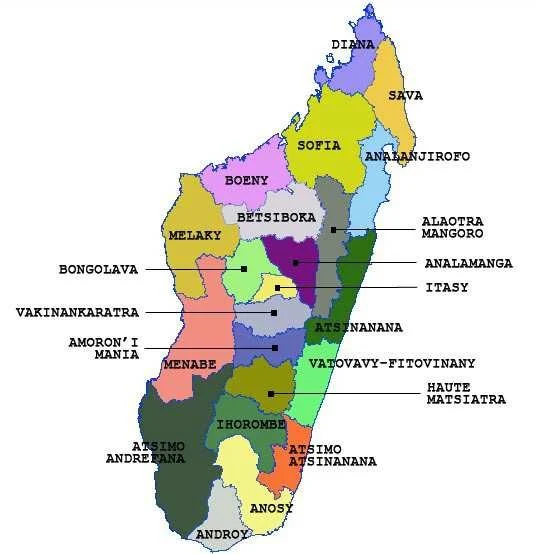
#> input picture Backend-Atlas/tests/assets/Carte-de-Madagascar-montrant-les-22-regions.webp, 536 x 554 px
$ python -i preprocessing.py   (imports and definitions only)
#> lines starting #> are read from the running program, lines starting #| are printed output that depends on the picture
import cv2
import numpy as np


# [78 lines left out: functions read_image, decode_image, to_rgb, upscale_for_ocr, crop_quad, not called in this run]


def enhance_contrast(img: np.ndarray) -> np.ndarray:
    """Apply LAB-space CLAHE on the L-channel to bring out faded text."""
    lab = cv2.cvtColor(img, cv2.COLOR_RGB2LAB)
#> lab: shape (554, 536, 3); mean of channels 0, 1, 2 224.1, 127.3, 132.5
    l_channel, a_channel, b_channel = cv2.split(lab)
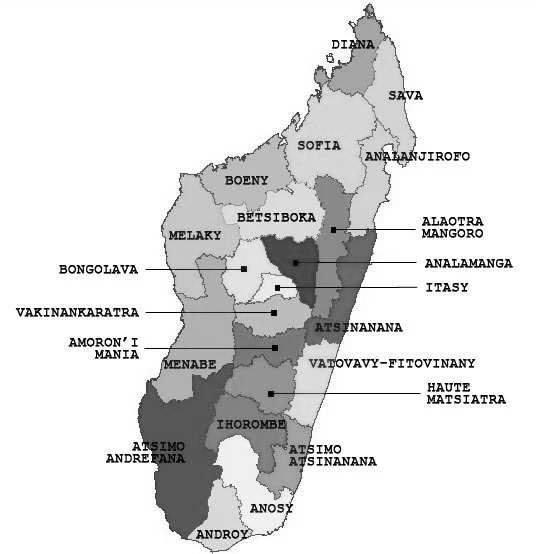
#> l_channel: shape (554, 536); min 0, max 255, mean 224.1
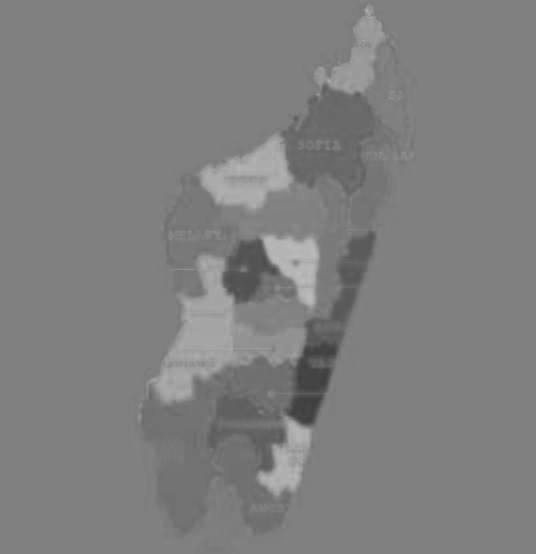
#> a_channel: shape (554, 536); min 62, max 189, mean 127.3
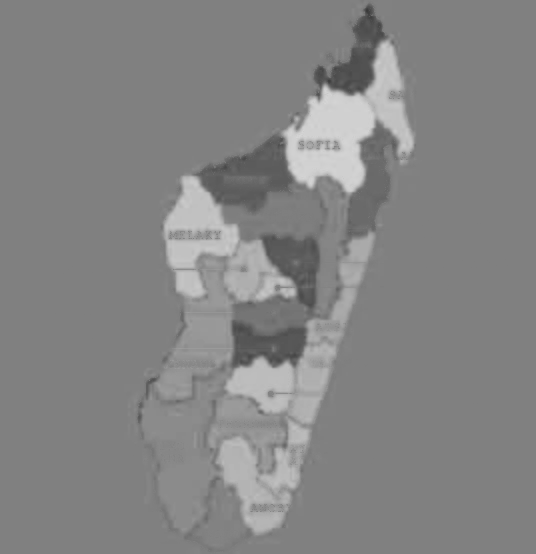
#> b_channel: shape (554, 536); min 57, max 214, mean 132.5
    l_channel = cv2.createCLAHE(clipLimit=2.0, tileGridSize=(4, 4)).apply(l_channel)
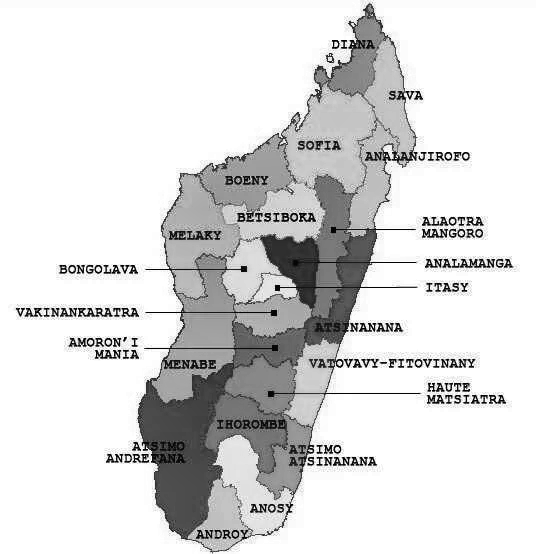
#> l_channel: shape (554, 536); min 1, max 255, mean 218.7
    return cv2.cvtColor(cv2.merge((l_channel, a_channel, b_channel)), cv2.COLOR_LAB2RGB)
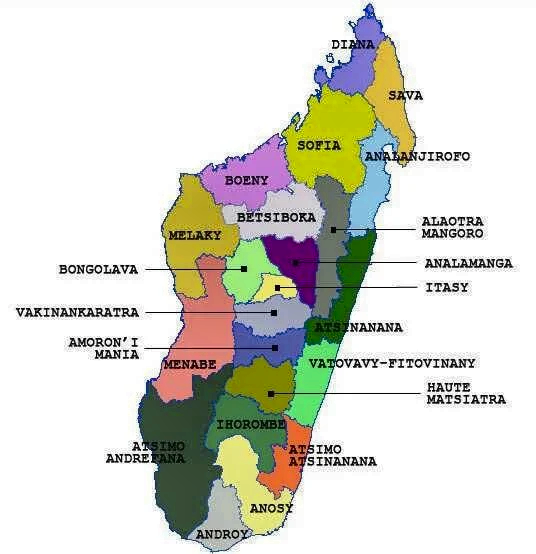
#> returned value: shape (554, 536, 3); mean R, G, B 216.3, 216.5, 207.3


# [9 lines left out: function binarize, not called in this run]

>>> import cv2
>>> picture = cv2.cvtColor(cv2.imread('../../../tests/assets/Carte-de-Madagascar-montrant-les-22-regions.webp'), cv2.COLOR_BGR2RGB)
>>> result = enhance_contrast(picture)

$ run again, on Backend-Atlas/tests/assets/Carte_des_états_australiens.png
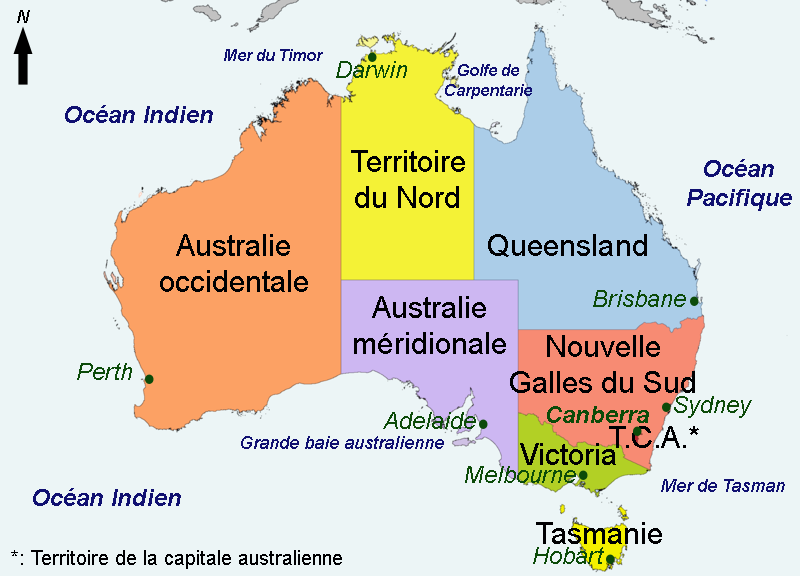
#> input picture Backend-Atlas/tests/assets/Carte_des_états_australiens.png, 800 x 576 px
#> lab: shape (576, 800, 3); mean of channels 0, 1, 2 217.5, 129.9, 135.8
#> in enhance_contrast, `l_channel, a_channel, b_channel = cv2.split(lab)`:
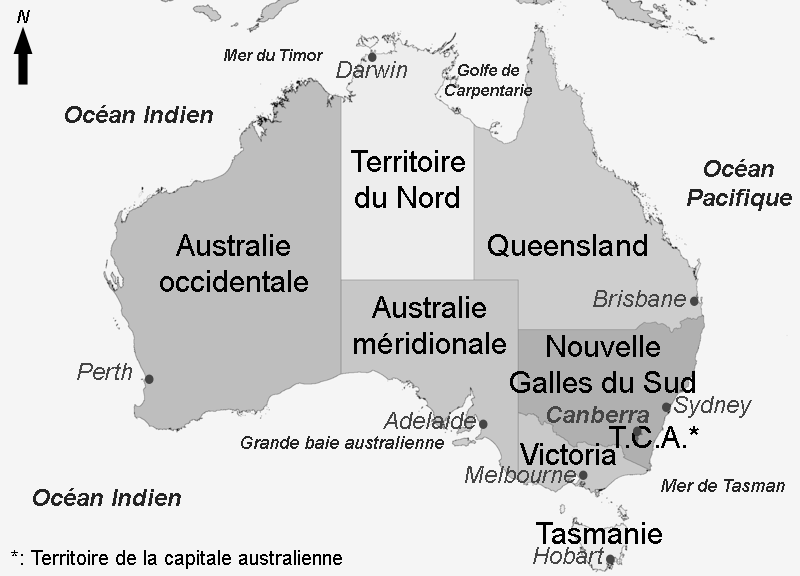
#> l_channel: shape (576, 800); min 0, max 252, mean 217.5
#> in enhance_contrast, `l_channel, a_channel, b_channel = cv2.split(lab)`:
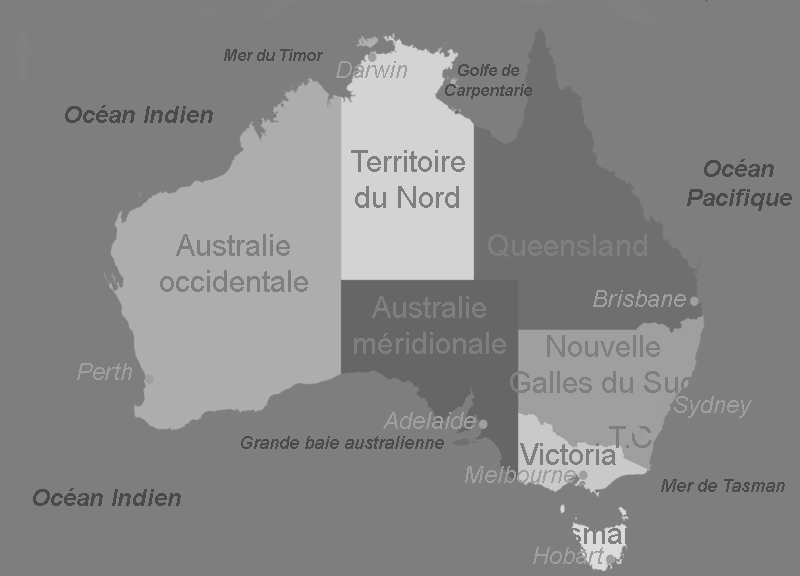
#> b_channel: shape (576, 800); min 74, max 220, mean 135.8
